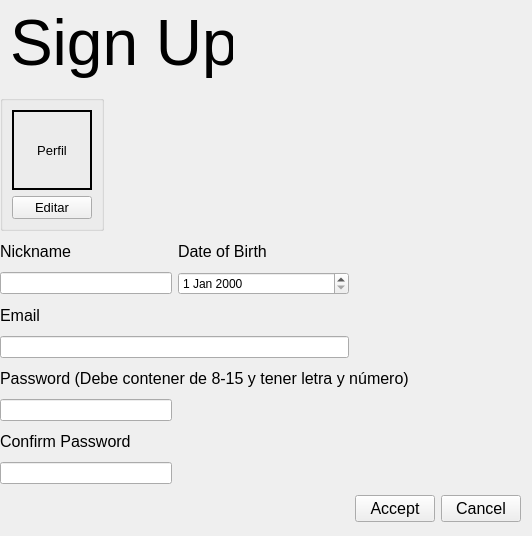
<?xml version="1.0" encoding="UTF-8"?>
<ui version="4.0">
 <class>signup</class>
 <widget class="QWidget" name="signup">
  <property name="geometry">
   <rect>
    <x>0</x>
    <y>0</y>
    <width>532</width>
    <height>536</height>
   </rect>
  </property>
  <property name="windowTitle">
   <string>Form</string>
  </property>
  <widget class="QLabel" name="Title_Label">
   <property name="geometry">
    <rect>
     <x>10</x>
     <y>0</y>
     <width>223</width>
     <height>86</height>
    </rect>
   </property>
   <property name="sizePolicy">
    <sizepolicy hsizetype="Preferred" vsizetype="Maximum">
     <horstretch>0</horstretch>
     <verstretch>0</verstretch>
    </sizepolicy>
   </property>
   <property name="font">
    <font>
     <pointsize>48</pointsize>
    </font>
   </property>
   <property name="text">
    <string>Sign Up</string>
   </property>
  </widget>
  <widget class="QWidget" name="widget" native="true">
   <property name="geometry">
    <rect>
     <x>0</x>
     <y>90</y>
     <width>521</width>
     <height>441</height>
    </rect>
   </property>
   <layout class="QGridLayout" name="gridLayout">
    <item row="9" column="3">
     <widget class="QPushButton" name="Cancel_Button">
      <property name="font">
       <font>
        <pointsize>12</pointsize>
       </font>
      </property>
      <property name="text">
       <string>Cancel</string>
      </property>
     </widget>
    </item>
    <item row="3" column="0">
     <widget class="QLabel" name="leEmail">
      <property name="sizePolicy">
       <sizepolicy hsizetype="Maximum" vsizetype="Maximum">
        <horstretch>0</horstretch>
        <verstretch>0</verstretch>
       </sizepolicy>
      </property>
      <property name="font">
       <font>
        <pointsize>12</pointsize>
       </font>
      </property>
      <property name="text">
       <string>Email</string>
      </property>
     </widget>
    </item>
    <item row="7" column="0">
     <widget class="QLabel" name="Repeat_Label">
      <property name="sizePolicy">
       <sizepolicy hsizetype="Preferred" vsizetype="Maximum">
        <horstretch>0</horstretch>
        <verstretch>0</verstretch>
       </sizepolicy>
      </property>
      <property name="font">
       <font>
        <pointsize>12</pointsize>
       </font>
      </property>
      <property name="text">
       <string>Confirm Password</string>
      </property>
     </widget>
    </item>
    <item row="2" column="0">
     <widget class="QLineEdit" name="txt_nick"/>
    </item>
    <item row="6" column="0">
     <widget class="QLineEdit" name="lineEdit_2"/>
    </item>
    <item row="8" column="1">
     <spacer name="horizontalSpacer">
      <property name="orientation">
       <enum>Qt::Orientation::Horizontal</enum>
      </property>
      <property name="sizeHint" stdset="0">
       <size>
        <width>40</width>
        <height>20</height>
       </size>
      </property>
     </spacer>
    </item>
    <item row="4" column="0" colspan="2">
     <widget class="QLineEdit" name="Text_Email"/>
    </item>
    <item row="9" column="2">
     <widget class="QPushButton" name="Accept_Button">
      <property name="font">
       <font>
        <pointsize>12</pointsize>
       </font>
      </property>
      <property name="text">
       <string>Accept</string>
      </property>
     </widget>
    </item>
    <item row="0" column="0" colspan="4">
     <widget class="QGroupBox" name="groupUsuario">
      <property name="sizePolicy">
       <sizepolicy hsizetype="Maximum" vsizetype="Maximum">
        <horstretch>0</horstretch>
        <verstretch>0</verstretch>
       </sizepolicy>
      </property>
      <property name="font">
       <font>
        <pointsize>10</pointsize>
       </font>
      </property>
      <property name="title">
       <string/>
      </property>
      <layout class="QVBoxLayout" name="verticalLayout">
       <item>
        <widget class="QLabel" name="lblUserAvatar">
         <property name="sizePolicy">
          <sizepolicy hsizetype="Fixed" vsizetype="Minimum">
           <horstretch>0</horstretch>
           <verstretch>0</verstretch>
          </sizepolicy>
         </property>
         <property name="minimumSize">
          <size>
           <width>80</width>
           <height>80</height>
          </size>
         </property>
         <property name="baseSize">
          <size>
           <width>70</width>
           <height>70</height>
          </size>
         </property>
         <property name="styleSheet">
          <string notr="true">    border: 2px solid black;
    border-radius: 60px;</string>
         </property>
         <property name="text">
          <string>Perfil</string>
         </property>
         <property name="alignment">
          <set>Qt::AlignmentFlag::AlignCenter</set>
         </property>
        </widget>
       </item>
       <item>
        <widget class="QPushButton" name="Btn_Avatar">
         <property name="sizePolicy">
          <sizepolicy hsizetype="Fixed" vsizetype="Fixed">
           <horstretch>0</horstretch>
           <verstretch>0</verstretch>
          </sizepolicy>
         </property>
         <property name="text">
          <string>Editar</string>
         </property>
        </widget>
       </item>
      </layout>
     </widget>
    </item>
    <item row="5" column="0" colspan="3">
     <widget class="QLabel" name="Password_Label">
      <property name="sizePolicy">
       <sizepolicy hsizetype="Preferred" vsizetype="Maximum">
        <horstretch>0</horstretch>
        <verstretch>0</verstretch>
       </sizepolicy>
      </property>
      <property name="font">
       <font>
        <pointsize>12</pointsize>
       </font>
      </property>
      <property name="text">
       <string>Password (Debe contener de 8-15 y tener letra y número)</string>
      </property>
     </widget>
    </item>
    <item row="8" column="0">
     <widget class="QLineEdit" name="lineEdit_3"/>
    </item>
    <item row="1" column="0">
     <widget class="QLabel" name="leName">
      <property name="sizePolicy">
       <sizepolicy hsizetype="Maximum" vsizetype="Maximum">
        <horstretch>0</horstretch>
        <verstretch>0</verstretch>
       </sizepolicy>
      </property>
      <property name="font">
       <font>
        <pointsize>12</pointsize>
       </font>
      </property>
      <property name="text">
       <string>Nickname</string>
      </property>
     </widget>
    </item>
    <item row="2" column="1">
     <widget class="QDateEdit" name="date_birth"/>
    </item>
    <item row="1" column="1">
     <widget class="QLabel" name="lebirth">
      <property name="sizePolicy">
       <sizepolicy hsizetype="Maximum" vsizetype="Maximum">
        <horstretch>0</horstretch>
        <verstretch>0</verstretch>
       </sizepolicy>
      </property>
      <property name="font">
       <font>
        <pointsize>12</pointsize>
       </font>
      </property>
      <property name="text">
       <string>Date of Birth</string>
      </property>
     </widget>
    </item>
   </layout>
  </widget>
 </widget>
 <resources/>
 <connections/>
</ui>
